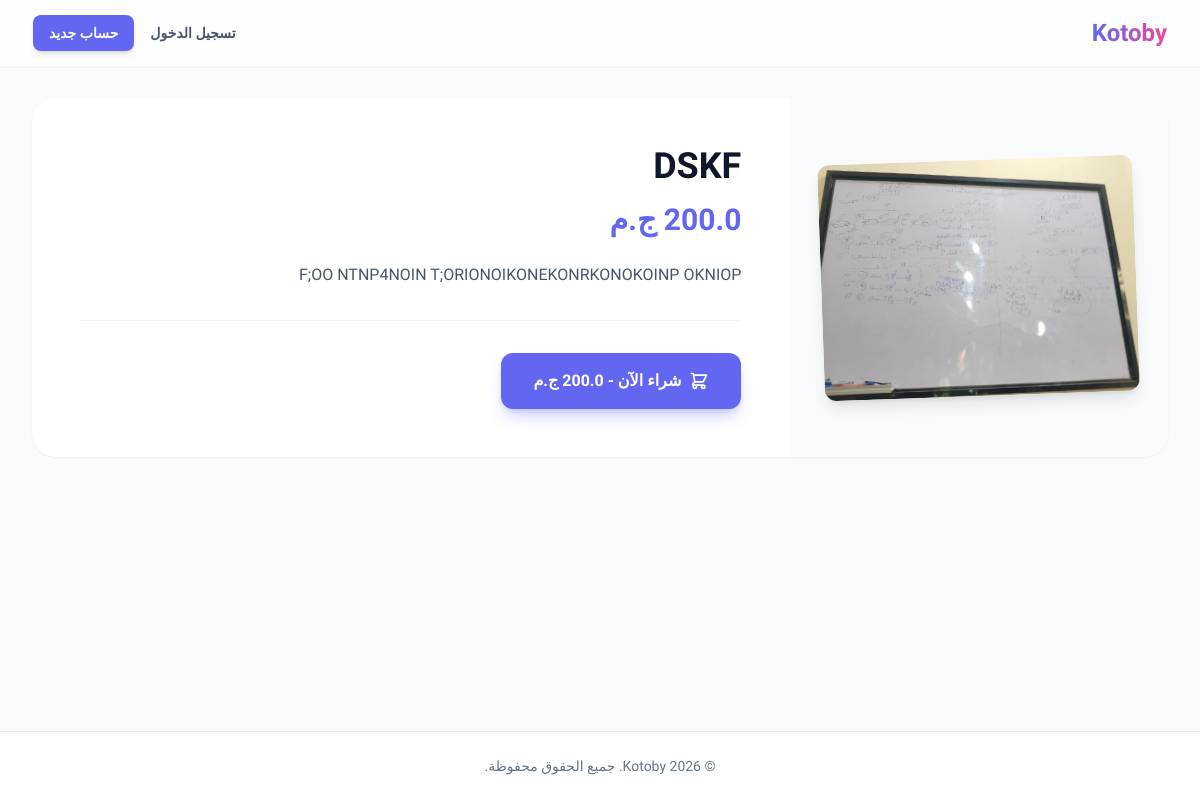
Screenshot of /book/1 with the database file from the repository.
### models.py (models this page shows)
class Book(db.Model):
    id = db.Column(db.Integer, primary_key=True)
    title = db.Column(db.String(150), nullable=False)
    description = db.Column(db.Text, nullable=False)
    price = db.Column(db.Float, nullable=False)
    cover_filename = db.Column(db.String(250), nullable=False)
    book_filename = db.Column(db.String(250), nullable=False)
    purchases = db.relationship('Purchase', backref='book', lazy=True)
    requests = db.relationship('PurchaseRequest', backref='book', lazy=True)

### routes.py (the view)
@main_bp.route('/book/<int:book_id>')
def book_details(book_id):
    book = Book.query.get_or_404(book_id)
    has_purchased = False
    pending_request = False
    if current_user.is_authenticated:
        if Purchase.query.filter_by(user_id=current_user.id, book_id=book.id).first():
            has_purchased = True
        elif PurchaseRequest.query.filter_by(user_id=current_user.id, book_id=book.id, status='Pending').first():
            pending_request = True
    return render_template('book.html', book=book, has_purchased=has_purchased, pending_request=pending_request)

### templates/book.html (shortened to what this page needs)
{% extends "base.html" %}
{% block content %}
<div class="bg-white rounded-3xl shadow-sm overflow-hidden flex flex-col md:flex-row">
    <div class="md:w-1/3 bg-slate-50 p-8 flex items-center justify-center">
        <img src="{{ url_for('static', filename='uploads/covers/' ~ book.cover_filename) }}" alt="{{ book.title }}" class="w-full max-w-sm rounded-xl shadow-lg transform rotate-[-2deg] hover:rotate-0 transition duration-300">
    </div>
    <div class="md:w-2/3 p-8 md:p-12 flex flex-col justify-center">
        <h1 class="text-4xl font-extrabold text-dark mb-4">{{ book.title }}</h1>
        <p class="text-3xl font-bold text-primary mb-6">{{ book.price }} ج.م</p>
        <div class="prose max-w-none text-slate-600 mb-8 leading-relaxed whitespace-pre-line">{{ book.description }}</div>
        <div class="mt-auto border-t border-slate-100 pt-8">
            {% if current_user.is_admin %}
                <div class="flex flex-wrap gap-3">
                    <a href="{{ url_for('main.download', book_id=book.id) }}" class="inline-flex items-center justify-center px-6 py-3.5 bg-emerald-500 text-white font-bold rounded-xl hover:bg-emerald-600 shadow-lg shadow-emerald-500/30 transition transform hover:-translate-y-0.5">
                        <svg class="w-5 h-5 ml-2" fill="none" stroke="currentColor" viewBox="0 0 24 24"><path stroke-linecap="round" stroke-linejoin="round" stroke-width="2" d="M4 16v1a3 3 0 003 3h10a3 3 0 003-3v-1m-4-4l-4 4m0 0l-4-4m4 4V4"></path></svg>
                        تحميل
                    </a>
                    <a href="{{ url_for('main.admin_edit_book', book_id=book.id) }}" class="inline-flex items-center justify-center px-6 py-3.5 bg-indigo-500 text-white font-bold rounded-xl hover:bg-indigo-600 shadow-lg shadow-indigo-500/30 transition transform hover:-translate-y-0.5">
                        <svg class="w-5 h-5 ml-2" fill="none" stroke="currentColor" viewBox="0 0 24 24"><path stroke-linecap="round" stroke-linejoin="round" stroke-width="2" d="M11 5H6a2 2 0 00-2 2v11a2 2 0 002 2h11a2 2 0 002-2v-5m-1.414-9.414a2 2 0 112.828 2.828L11.828 15H9v-2.828l8.586-8.586z"/></svg>
                        تعديل
                    </a>
                    <form method="POST" action="{{ url_for('main.admin_delete_book', book_id=book.id) }}" onsubmit="return confirm('هل أنت متأكد من حذف هذا الكتاب؟ سيتم حذف جميع الطلبات والمشتريات المرتبطة به أيضاً.');">
                        <input type="hidden" name="csrf_token" value="{{ csrf_token() }}">
                        <button type="submit" class="inline-flex items-center justify-center px-6 py-3.5 bg-red-500 text-white font-bold rounded-xl hover:bg-red-600 shadow-lg shadow-red-500/30 transition transform hover:-translate-y-0.5">
                            <svg class="w-5 h-5 ml-2" fill="none" stroke="currentColor" viewBox="0 0 24 24"><path stroke-linecap="round" stroke-linejoin="round" stroke-width="2" d="M19 7l-.867 12.142A2 2 0 0116.138 21H7.862a2 2 0 01-1.995-1.858L5 7m5 4v6m4-6v6m1-10V4a1 1 0 00-1-1h-4a1 1 0 00-1 1v3M4 7h16"></path></svg>
                            حذف
                        </button>
                    </form>
                </div>
            {% else %}
                <a href="{{ url_for('main.buy', book_id=book.id) }}" class="inline-flex items-center justify-center w-full md:w-auto px-8 py-4 bg-primary text-white font-bold rounded-xl hover:bg-indigo-600 shadow-lg shadow-indigo-500/30 transition transform hover:-translate-y-0.5">
                    <svg class="w-5 h-5 ml-2" fill="none" stroke="currentColor" viewBox="0 0 24 24"><path stroke-linecap="round" stroke-linejoin="round" stroke-width="2" d="M3 3h2l.4 2M7 13h10l4-8H5.4M7 13L5.4 5M7 13l-2.293 2.293c-.63.63-.184 1.707.707 1.707H17m0 0a2 2 0 100 4 2 2 0 000-4zm-8 2a2 2 0 11-4 0 2 2 0 014 0z"></path></svg>
                    شراء الآن - {{ book.price }} ج.م
                </a>
            {% endif %}
        </div>
    </div>
</div>
{% endblock %}

### templates/base.html (style rules this page uses)
body { font-family: 'Cairo', sans-serif; background-color: #f8fafc; }

### rows the page displays
Book: cover_filename (picture), title "DSKF", price "200.0", description "F;OO NTNP4NOIN T;ORIONOIKONEKONRKONOKOINP OKNIOP"
